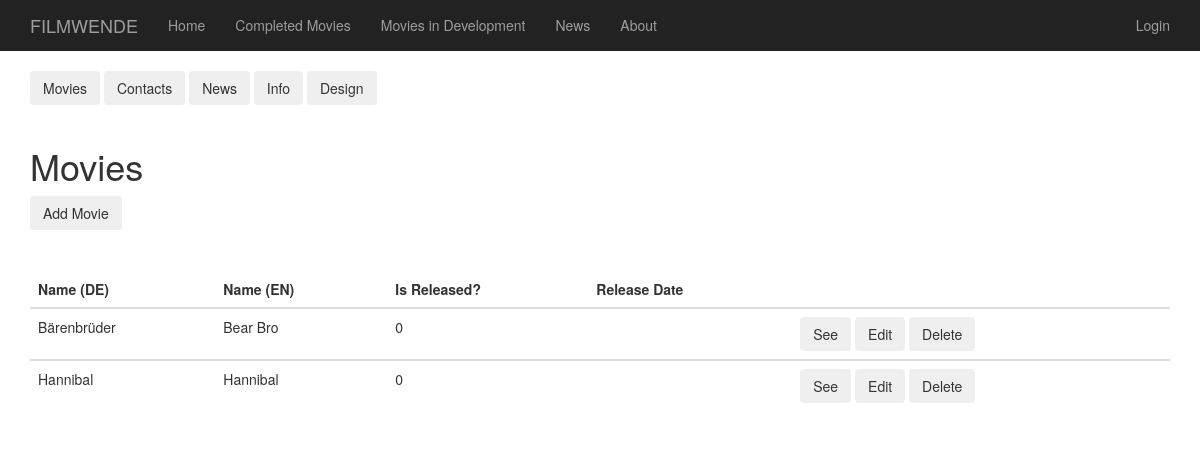
Before: /dashboard_movies with the older database file.
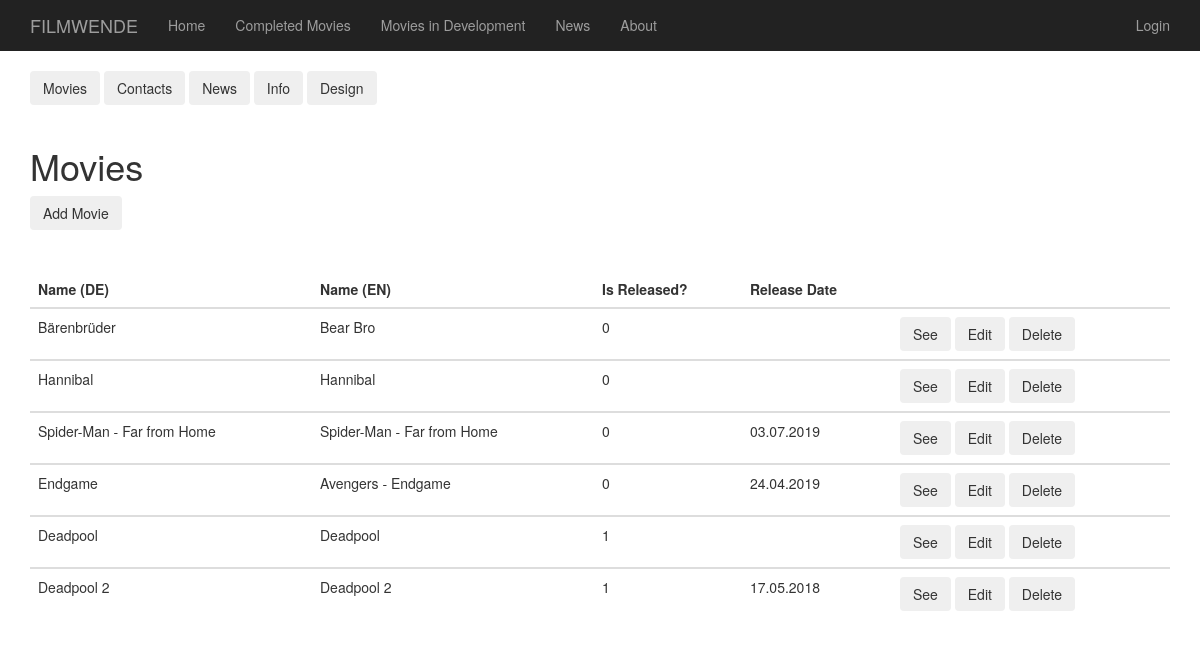
After: the same page with the newer database file.
### app/models.py (models this page shows, shortened)
class Movie(db.Model):
    __tablename__ = "movies"
    id = db.Column(db.Integer, primary_key=True)
    title_DE = db.Column(db.String, unique=True)
    title_EN = db.Column(db.String, unique=True)
    isReleased = db.Column(db.Integer)
    release_date = db.Column(db.String(140))
    format = db.Column(db.String)
    isColored = db.Column(db.Integer)
    language = db.Column(db.String)
    duration = db.Column(db.String)
    synopsis = db.Column(db.String)
    awards = db.Column(db.String)
    screenings = db.Column(db.String)
    supporters = db.Column(db.String)
    directors = db.Column(db.String)
    producers = db.Column(db.String)
    executive_producers = db.Column(db.String)
    editors = db.Column(db.String)
    cinematography = db.Column(db.String)
    sound_recordist = db.Column(db.String)
    sound_mix = db.Column(db.String)
    color = db.Column(db.String)
    image_url = db.Column(db.String)

### app/routes.py (the view)
@login_required
@app.route('/dashboard', methods=['GET', 'POST'])
@app.route ('/dashboard_movies')
def dashboard():
    movies = Movie.query.all()
    return render_template('dashboard_movies.html', movies = movies)

### app/templates/dashboard_movies.html
{% extends "base2.html" %}
{% block content %}
<div class="container">
  {% include '_dashboard.html' %}
  <div class="col"><hr></div>
  <h1>Movies</h1>
  <button type="button" class="btn btn-outline-secondary" onclick ="window.location = '/edit_movie';"> Add Movie</button>
  <div class="col"><hr></div>
  {% if movies | length > 0 %}
  <table class="table">
    <thead>
      <tr>
        <th scope="col">Name (DE)</th>
        <th scope="col">Name (EN)</th>
        <th scope="col">Is Released?</th>
        <th scope="col">Release Date</th>
        <th scope="col"></th>
      </tr>
    </thead>
    {%for movie in movies%}
    <tbody>
      <tr>
        <td>{{movie.title_DE }}</td>
        <td>{{movie.title_EN}}</td>
        <td>{{movie.isReleased}}</td>
        <td>{{movie.release_date}}</td>
        <td>
          <button type="button" class="btn btn-outline-secondary" onclick ="window.location = '/movies/{{movie.title_DE}}';"> See </button>
          <button type="button" class="btn btn-outline-secondary" onclick ="window.location = '/edit_movie?id={{movie.id}}';"> Edit </button>
          <button type="button" class="btn btn-outline-secondary" onclick ="window.location = '/delete_movie?id={{movie.id}}';"> Delete </button>
        </td>
      </tr>
    </tbody>
    {%endfor%}
  </table>
{%else%}
  <i>No movie yet.</i>
{%endif%}
  </div>
{%endblock%}

Changed rows visible on the page:
added Movie: title_DE "Spider-Man - Far from Home", title_EN "Spider-Man - Far from Home", isReleased "0", release_date "03.07.2019"
added Movie: title_DE "Endgame", title_EN "Avengers - Endgame", isReleased "0", release_date "24.04.2019"
added Movie: title_DE "Deadpool", title_EN "Deadpool", isReleased "1"
added Movie: title_DE "Deadpool 2", title_EN "Deadpool 2", isReleased "1", release_date "17.05.2018"
